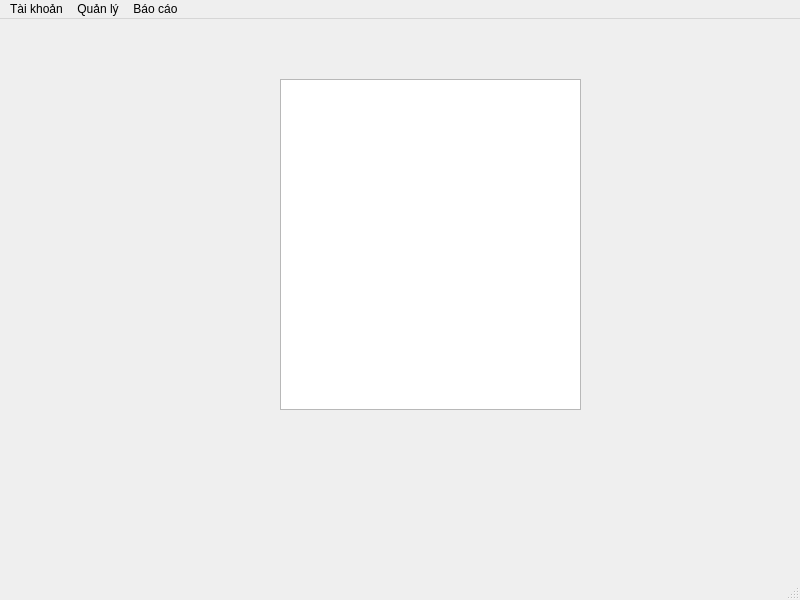
<?xml version="1.0" encoding="UTF-8"?>
<ui version="4.0">
 <class>overview</class>
 <widget class="QMainWindow" name="overview">
  <property name="geometry">
   <rect>
    <x>0</x>
    <y>0</y>
    <width>800</width>
    <height>600</height>
   </rect>
  </property>
  <property name="windowTitle">
   <string>Quan ly kho</string>
  </property>
  <widget class="QWidget" name="centralwidget">
   <widget class="QListView" name="listView">
    <property name="geometry">
     <rect>
      <x>280</x>
      <y>60</y>
      <width>301</width>
      <height>331</height>
     </rect>
    </property>
   </widget>
  </widget>
  <widget class="QMenuBar" name="menubar">
   <property name="geometry">
    <rect>
     <x>0</x>
     <y>0</y>
     <width>800</width>
     <height>21</height>
    </rect>
   </property>
   <widget class="QMenu" name="menuAccount">
    <property name="title">
     <string>Tài khoản</string>
    </property>
    <addaction name="separator"/>
    <addaction name="separator"/>
    <addaction name="action_profile"/>
    <addaction name="action_logout"/>
   </widget>
   <widget class="QMenu" name="menuQu_n_l">
    <property name="title">
     <string>Quản lý</string>
    </property>
    <widget class="QMenu" name="menu_User">
     <property name="title">
      <string>Người dùng</string>
     </property>
     <addaction name="action_AddUser"/>
     <addaction name="actionSetPermission"/>
    </widget>
    <widget class="QMenu" name="menuKho">
     <property name="title">
      <string>Kho</string>
     </property>
     <addaction name="action_import_goods"/>
     <addaction name="action_export_goods"/>
     <addaction name="action_transfer_goods"/>
    </widget>
    <widget class="QMenu" name="menu_Product">
     <property name="title">
      <string>Sản phẩm</string>
     </property>
     <addaction name="action_add_product"/>
     <addaction name="action_modify_product"/>
     <addaction name="action_add_category"/>
    </widget>
    <widget class="QMenu" name="menu_i_t_c">
     <property name="title">
      <string>Đối tác</string>
     </property>
     <widget class="QMenu" name="menuNh_cung_c_p">
      <property name="title">
       <string>Nhà cung cấp</string>
      </property>
      <addaction name="action_add_supplier"/>
      <addaction name="action_modify_supplier"/>
     </widget>
     <addaction name="action_i_l"/>
     <addaction name="menuNh_cung_c_p"/>
    </widget>
    <addaction name="menu_User"/>
    <addaction name="menuKho"/>
    <addaction name="menu_Product"/>
    <addaction name="menu_i_t_c"/>
   </widget>
   <widget class="QMenu" name="menuB_o_c_o">
    <property name="title">
     <string>Báo cáo</string>
    </property>
   </widget>
   <addaction name="menuAccount"/>
   <addaction name="menuQu_n_l"/>
   <addaction name="menuB_o_c_o"/>
  </widget>
  <widget class="QStatusBar" name="statusbar"/>
  <action name="action_profile">
   <property name="text">
    <string>Hồ sơ cá nhân</string>
   </property>
  </action>
  <action name="action_logout">
   <property name="text">
    <string>Đăng xuất</string>
   </property>
  </action>
  <action name="action_AddUser">
   <property name="text">
    <string>Thêm người dùng</string>
   </property>
  </action>
  <action name="action_SetPermission">
   <property name="text">
    <string>Phần quyền</string>
   </property>
  </action>
  <action name="action_import_goods">
   <property name="text">
    <string>Nhập kho</string>
   </property>
  </action>
  <action name="action_export_goods">
   <property name="text">
    <string>Xuất kho</string>
   </property>
  </action>
  <action name="action_transfer_goods">
   <property name="text">
    <string>Điều chuyển</string>
   </property>
  </action>
  <action name="action_add_product">
   <property name="text">
    <string>Thêm sản phẩm</string>
   </property>
  </action>
  <action name="action_i_l">
   <property name="text">
    <string>Đại lý</string>
   </property>
  </action>
  <action name="actionSetPermission">
   <property name="text">
    <string>Phân quyền</string>
   </property>
  </action>
  <action name="action_add_category">
   <property name="text">
    <string>Phân loại</string>
   </property>
  </action>
  <action name="action_modify_product">
   <property name="text">
    <string>Sửa/Xóa sản phẩm</string>
   </property>
  </action>
  <action name="action_add_supplier">
   <property name="text">
    <string>Thêm nhà cung cấp</string>
   </property>
  </action>
  <action name="action_modify_supplier">
   <property name="text">
    <string>Sửa/Xóa nhà cung cấp</string>
   </property>
  </action>
 </widget>
 <resources/>
 <connections/>
</ui>
